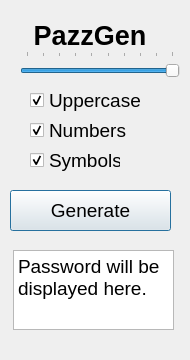
<?xml version="1.0" encoding="UTF-8"?>
<ui version="4.0">
 <class>Dialog</class>
 <widget class="QDialog" name="Dialog">
  <property name="geometry">
   <rect>
    <x>0</x>
    <y>0</y>
    <width>190</width>
    <height>360</height>
   </rect>
  </property>
  <property name="windowTitle">
   <string>Dialog</string>
  </property>
  <widget class="QLabel" name="title_label">
   <property name="enabled">
    <bool>true</bool>
   </property>
   <property name="geometry">
    <rect>
     <x>20</x>
     <y>10</y>
     <width>140</width>
     <height>51</height>
    </rect>
   </property>
   <property name="font">
    <font>
     <pointsize>20</pointsize>
     <weight>75</weight>
     <bold>true</bold>
    </font>
   </property>
   <property name="text">
    <string>PazzGen</string>
   </property>
   <property name="scaledContents">
    <bool>true</bool>
   </property>
   <property name="alignment">
    <set>Qt::AlignCenter</set>
   </property>
  </widget>
  <widget class="QSlider" name="length">
   <property name="geometry">
    <rect>
     <x>20</x>
     <y>51</y>
     <width>160</width>
     <height>31</height>
    </rect>
   </property>
   <property name="whatsThis">
    <string>Length</string>
   </property>
   <property name="minimum">
    <number>1</number>
   </property>
   <property name="maximum">
    <number>10</number>
   </property>
   <property name="pageStep">
    <number>6</number>
   </property>
   <property name="value">
    <number>10</number>
   </property>
   <property name="orientation">
    <enum>Qt::Horizontal</enum>
   </property>
   <property name="tickPosition">
    <enum>QSlider::TicksAbove</enum>
   </property>
   <property name="tickInterval">
    <number>1</number>
   </property>
  </widget>
  <widget class="QCheckBox" name="doUpperCase">
   <property name="geometry">
    <rect>
     <x>30</x>
     <y>80</y>
     <width>111</width>
     <height>41</height>
    </rect>
   </property>
   <property name="font">
    <font>
     <pointsize>14</pointsize>
    </font>
   </property>
   <property name="text">
    <string>Uppercase</string>
   </property>
   <property name="checked">
    <bool>true</bool>
   </property>
   <property name="autoRepeat">
    <bool>false</bool>
   </property>
  </widget>
  <widget class="QCheckBox" name="doNumbers">
   <property name="geometry">
    <rect>
     <x>30</x>
     <y>110</y>
     <width>101</width>
     <height>41</height>
    </rect>
   </property>
   <property name="font">
    <font>
     <pointsize>14</pointsize>
    </font>
   </property>
   <property name="text">
    <string>Numbers</string>
   </property>
   <property name="checked">
    <bool>true</bool>
   </property>
   <property name="autoRepeat">
    <bool>false</bool>
   </property>
  </widget>
  <widget class="QCheckBox" name="doSymbols">
   <property name="geometry">
    <rect>
     <x>30</x>
     <y>140</y>
     <width>91</width>
     <height>41</height>
    </rect>
   </property>
   <property name="font">
    <font>
     <pointsize>14</pointsize>
    </font>
   </property>
   <property name="text">
    <string>Symbols</string>
   </property>
   <property name="checked">
    <bool>true</bool>
   </property>
   <property name="autoRepeat">
    <bool>false</bool>
   </property>
  </widget>
  <widget class="QPushButton" name="generate">
   <property name="geometry">
    <rect>
     <x>10</x>
     <y>190</y>
     <width>161</width>
     <height>41</height>
    </rect>
   </property>
   <property name="font">
    <font>
     <pointsize>14</pointsize>
    </font>
   </property>
   <property name="text">
    <string>Generate</string>
   </property>
  </widget>
  <widget class="QPlainTextEdit" name="plainTextEdit">
   <property name="geometry">
    <rect>
     <x>13</x>
     <y>250</y>
     <width>161</width>
     <height>80</height>
    </rect>
   </property>
   <property name="font">
    <font>
     <pointsize>14</pointsize>
    </font>
   </property>
   <property name="readOnly">
    <bool>true</bool>
   </property>
   <property name="plainText">
    <string>Password will be displayed here.</string>
   </property>
  </widget>
 </widget>
 <resources/>
 <connections/>
</ui>
